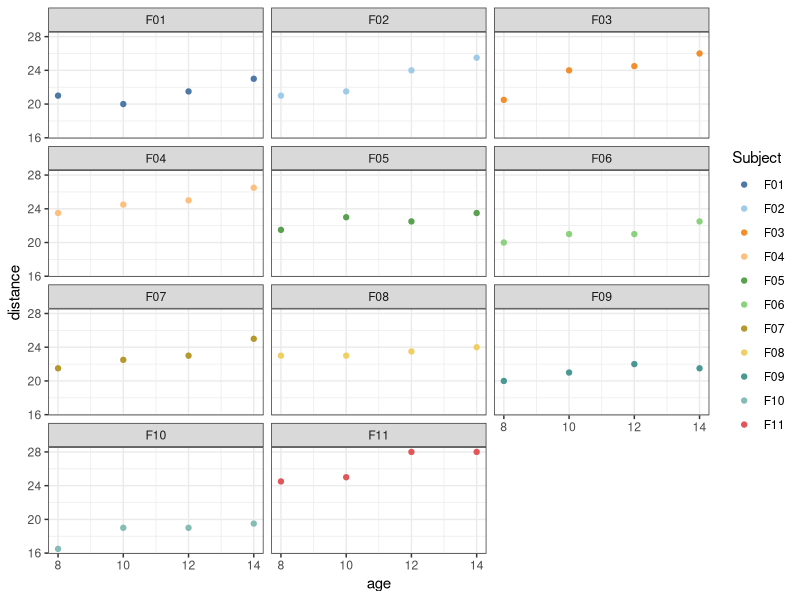
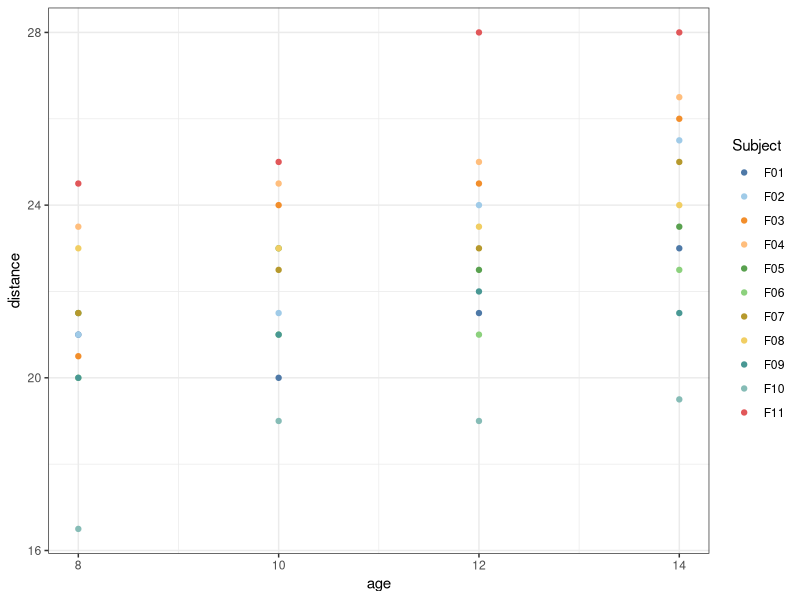
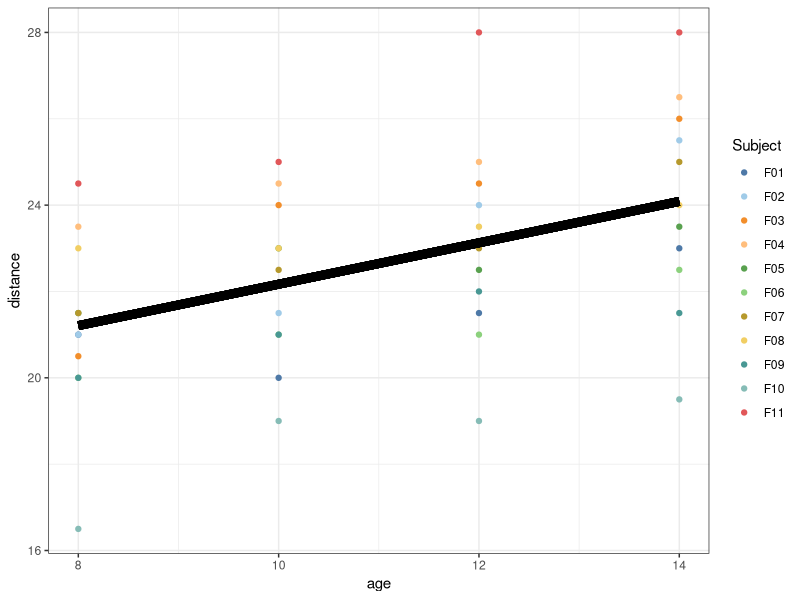
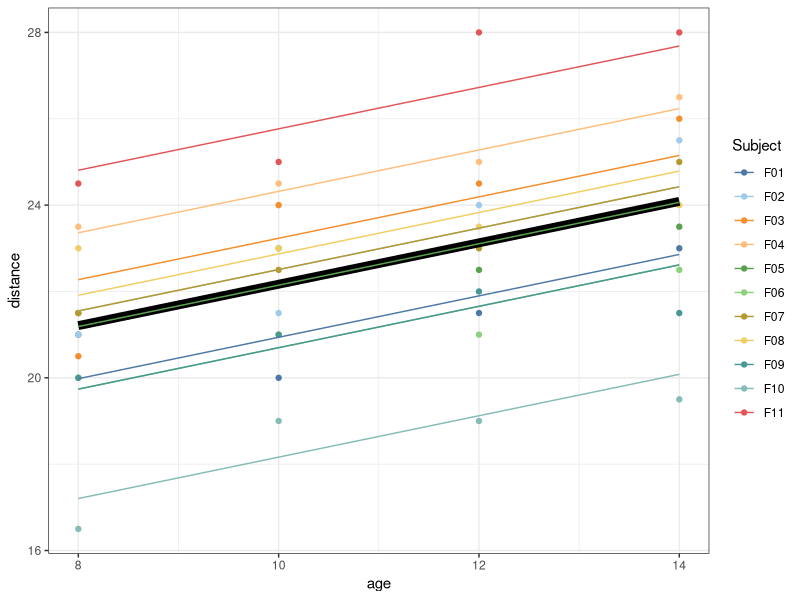
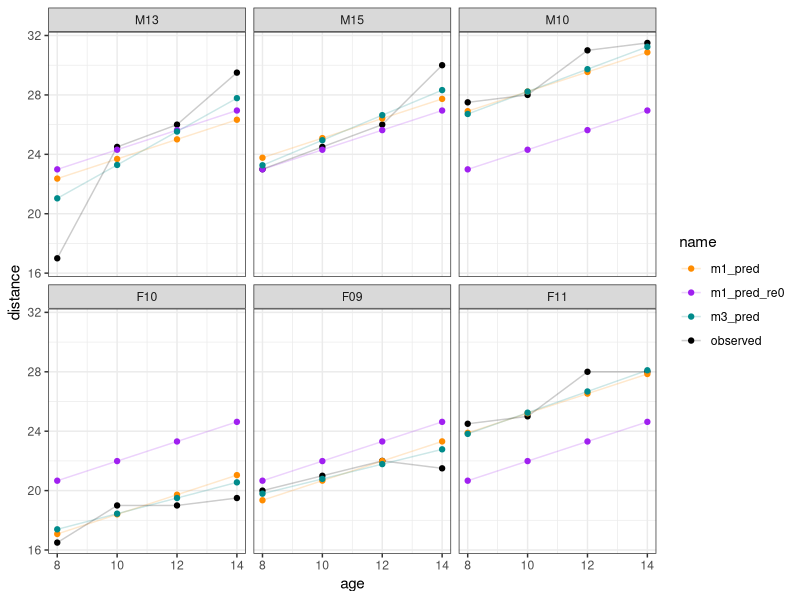

Here is the R script that generated these plots, in order: (Note: this script raises an error after producing the figures.)

# ---- libs ----


# also require "nlme" for the data
library("lme4")     # linear mixed effect model package
library("lmerTest") # adds p-values to summary of lmer() models
library("tidyr")
library("dplyr")    # data manipulation and pipe (`%>%`)
library("ggplot2")  # plotting
library("ggthemes") # colour palettes for ggplot



# ---- the_data ----

# Investigators at the University of North Carolina Dental School 
# followed the growth of 27 children (16 males, 11 females) 
# from age 8 until age 14. Every two years they measured the 
# distance between the pituitary and the pterygomaxillary fissure (in mm), 
# two points that are easily identified on x-ray exposures of the 
# side of the head.

# load data
data(Orthodont, package = "nlme")

# peak at first 10 rows
head(Orthodont, n = 10)


# ---- subset_data ----

orth_f <-
  Orthodont %>%
  as_tibble(.) %>%
  dplyr::filter(Sex == "Female") %>%
  mutate(Subject = as.character(Subject))

orth_f

# sample size
(n_partic <- length(unique(orth_f$Subject)))
(n_orth <- nrow(orth_f))

# have a look at data
# should always do version of this berfore fitting models!
orth_f %>%
  ggplot(., aes(x = age, y = distance, col = Subject)) +
  facet_wrap(~ Subject, ncol = 3) +
  geom_point() +
  scale_colour_tableau(palette = "Tableau 20") +
  theme_bw() 


# ---- fit_standard_linear_regression ----

### what if we fit a linear regression as before? Why is this not appropriate?

summary(lm(distance ~ age, data = orth_f))

# fyi this is variance of difference between observed and predicted
2.164 ^ 2 
sigma(lm(distance ~ age, data = orth_f)) ^ 2 # extraced from model instead of output


# ---- fit_linear_mixed_effects ----

summary(m1_f <- lmer(distance ~ age + (1 | Subject), data = orth_f))
# fyi this is the total variance of difference between observed and 
# (population/fixed) predicted
2.068 ^ 2 + 0.780 ^ 2 


# add LME values to original dataset (ignore, just for plotting)
orth_f <- 
  orth_f %>% 
  mutate(
    ### SAME: 
    # pop_pred = 17.37273 + 0.47955 * age
    pop_pred = predict(m1_f, re.form = ~ 0)
  )
orth_f_ranef <-
  tibble(
    Subject = rownames(ranef(m1_f)$Subject),
    ran_int = ranef(m1_f)$Subject[["(Intercept)"]]
  )
orth_f <- 
  inner_join(orth_f, orth_f_ranef, "Subject") %>%
  mutate(resid_err = distance - (pop_pred + ran_int))


# ---- connect_data_and_model_output ----


# store a plot of the data
fem_plot <-
  orth_f %>%
  ggplot(., aes(x = age, y = distance, col = Subject)) +
  geom_point() +
  scale_colour_tableau(palette = "Tableau 20") +
  theme_bw() 

# "print" basic plot
fem_plot

# now let's add a (population/fixed) predicted line
fem_plot +
  geom_line(aes(y = pop_pred, group = Subject), size = 3, col = "black")


# now have random intercept offsets for each subject 
# as well as (population/fixed) predicted line
fem_plot +
  annotate(
    geom = "segment", 
    x = 8, y = 17.37273 + 0.47955 * 8,
    xend = 14, yend = 17.37273 + 0.47955 * 14,
    size = 3
  ) +
  geom_line(aes(y = pop_pred + ran_int, group = Subject)) 


### question: how does the model values relate to the summary output?!?

summary(m1_f)
# fixef intercept = 17.37273
# fixef slope =  0.47955
# ranef intercept sd: 2.068
orth_f_ranef %>% summarise(ranef_sd = sd(ran_int))
# ranef residual error sd: 0.780
orth_f %>% summarise(resid_sd = sd(resid_err))





# ---- different_models_for_full_data ----



summary(m1 <- lmer(distance ~ age + Sex + (1  |Subject), data=Orthodont))
summary(m2 <- lmer(distance ~ age       + (1  |Subject), data=Orthodont))
summary(m3 <- lmer(distance ~ age + Sex + (age|Subject), data=Orthodont))

BIC(m1, m2, m3)
AIC(m1, m2, m3)

## note: re.form = NULL means include all random effects in preds
## note: re.form = NA means IGNORE random effects in preds (i.e. population prediction)
orth_preds <- 
  cbind(
    Orthodont,
    m1_pred     = predict(m1, re.form = NULL),
    m1_pred_re0 = predict(m1, re.form = NA),
    # m2_pred     = predict(m2, re.form = NULL),
    m3_pred     = predict(m3, re.form = NULL)
  )

orth_preds_lng <-
  orth_preds %>%
  pivot_longer(cols = c(distance, m1_pred, m1_pred_re0, m3_pred)) %>% # m2_pred, 
  rename(distance = value) %>%
  mutate(name = ifelse(name == "distance", "observed", name))


orth_preds_lng %>%
  dplyr::filter(Subject %in% c("M10", "M13", "M15", "F09", "F10", "F11")) %>%
  ggplot(., aes(x = age, y = distance, group = name, col = name)) +
    geom_line(alpha = 0.2) +
    geom_point() +
    facet_wrap( ~ Subject) +
    theme_bw() +
    scale_colour_manual(values = c("darkorange", "purple", "cyan4", "black"))


plot(
  1:n_orth, predict(m1, re.form = NULL), col = "orange",
  type = "p", xlab = "obs. number", ylab = "predicted `distance`"
) 
points(1:n_orth, predict(m2, re.form = NULL), col = "dodgerblue", type = "p") 
points(1:n_orth, predict(m3, re.form = NULL), col = "green", type = "p") 
